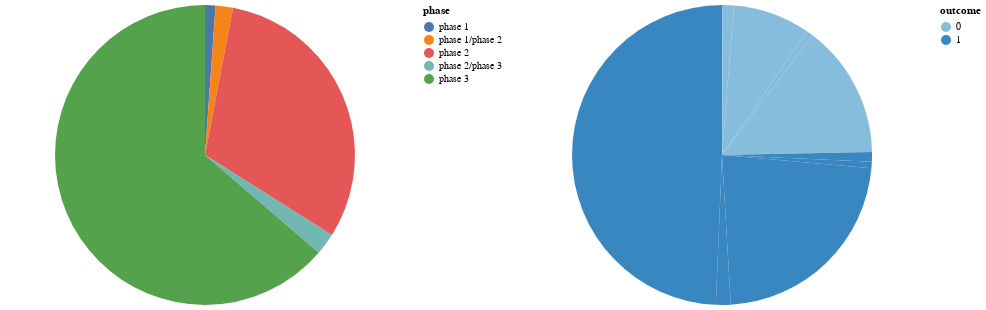

The cell this chart's notebook holds for it:
### Code cell
select_phase = alt.selection_single(fields=[alt.FieldName("phase")])

chart5_left = alt.Chart(df3).mark_arc().encode(
    theta="sum(trials_count)",
    color="phase",
    opacity=alt.condition(select_phase, alt.value(1), alt.value(0.5)),
).add_selection(select_phase)

chart5_right = alt.Chart(df3).mark_arc().encode(
    theta="trials_count",
    color="outcome:O",
    tooltip=["trials_count","phase"]
).transform_filter(select_phase)

chart5 = alt.hconcat(chart5_left, chart5_right
).resolve_scale(
    color="independent",
    theta="independent"
)
chart5

### Figure 1 — Vega-Lite specification as saved in the notebook (floating-point values rounded to 4 significant figures)
{"config": {"view": {"continuousWidth": 400, "continuousHeight": 300}}, "hconcat": [{"mark": "arc", "encoding": {"color": {"field": "phase", "type": "nominal"}, "opacity": {"condition": {"value": 1, "selection": "selector030"}, "value": 0.5}, "theta": {"aggregate": "sum", "field": "trials_count", "type": "quantitative"}}, "selection": {"selector030": {"type": "single", "fields": ["phase"]}}}, {"mark": "arc", "encoding": {"color": {"field": "outcome", "type": "ordinal"}, "theta": {"field": "trials_count", "type": "quantitative"}, "tooltip": [{"field": "trials_count", "type": "quantitative"}, {"field": "phase", "type": "nominal"}]}, "transform": [{"filter": {"selection": "selector030"}}]}], "data": {"name": "data-a92881bd29f8104e4a7ffa952bb9b0c7"}, "resolve": {"scale": {"color": "independent", "theta": "independent"}}, "$schema": "https://vega.github.io/schema/vega-lite/v4.17.0.json", "datasets": {"data-a92881bd29f8104e4a7ffa952bb9b0c7": [{"outcome": 0, "phase": "phase 1", "trials_count": 107}, {"outcome": 0, "phase": "phase 1/phase 2", "trials_count": 1272}, {"outcome": 0, "phase": "phase 2", "trials_count": 9064}, {"outcome": 0, "phase": "phase 2/phase 3", "trials_count": 836}, {"outcome": 0, "phase": "phase 3", "trials_count": 15640}, {"outcome": 1, "phase": "phase 1", "trials_count": 1125}, {"outcome": 1, "phase": "phase 1/phase 2", "trials_count": 758}, {"outcome": 1, "phase": "phase 2", "trials_count": 24693}, {"outcome": 1, "phase": "phase 2/phase 3", "trials_count": 1732}, {"outcome": 1, "phase": "phase 3", "trials_count": 53805}]}}
